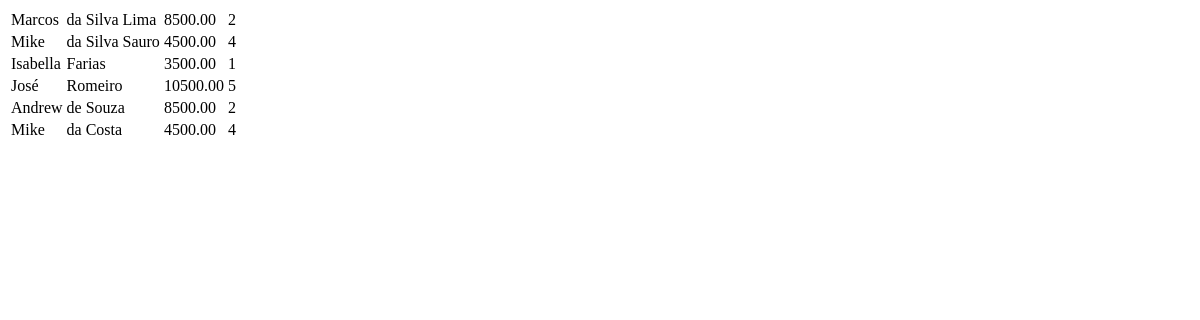
The app's page /, older data.
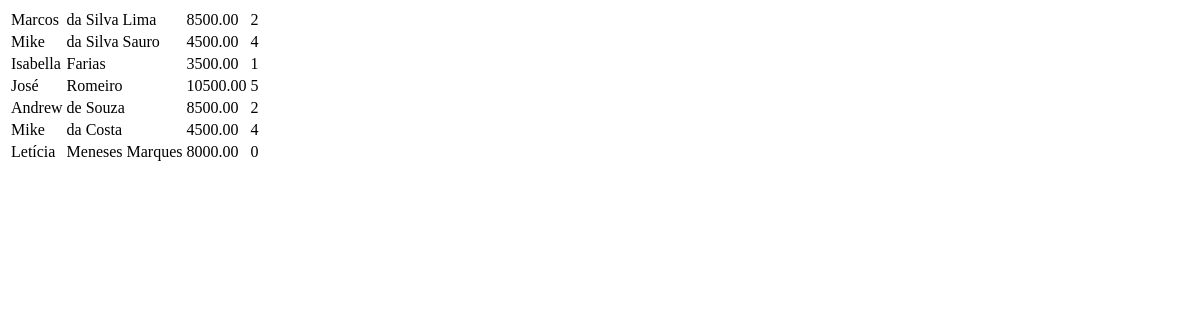
The same page, newer data.
### helloworld/models.py (models this page shows, shortened)
class Funcionario(models.Model):
    nome = models.CharField(
        max_length=255,
        null=False,
        blank=False
    )
    sobrenome = models.CharField(
        max_length=255,
        null=False,
        blank=False
    )
    cpf = models.CharField(
        max_length=14,
        null=False,
        blank=False
    )
    tempo_de_servico = models.IntegerField(
        default=0,
        null=False,
        blank=False
    )
    remuneracao = models.DecimalField(
        max_digits=8,
        decimal_places=2,
        null=False,
        blank=False
    )
    objects = models.Manager()

### website/views.py (the view)
# urls.py: path('', views.index, name='index'),
def index(request):
    return lista_funcionarios(request)

### website/views.py (called while the page is built)
def lista_funcionarios(request):
    funcionarios = Funcionario.objects.all()
    contexto = {'funcionarios': funcionarios}
    return render(request, "website/funcionarios.html", contexto)

### website/templates/website/funcionarios.html
<table>
    <tbody>
        {% for funcionario in funcionarios %}
        <tr>
            <td>{{ funcionario.nome }}</td>
            <td>{{ funcionario.sobrenome }}</td>
            <td>{{ funcionario.remuneracao }}</td>
            <td>{{ funcionario.tempo_de_servico }}</td>
        </tr>
        {% endfor %}
    </tbody>
</table>

Row changes from the older to the newer data that the page shows:
added Funcionario: nome "Letícia", sobrenome "Meneses Marques", remuneracao "8000.00", tempo_de_servico "0"
